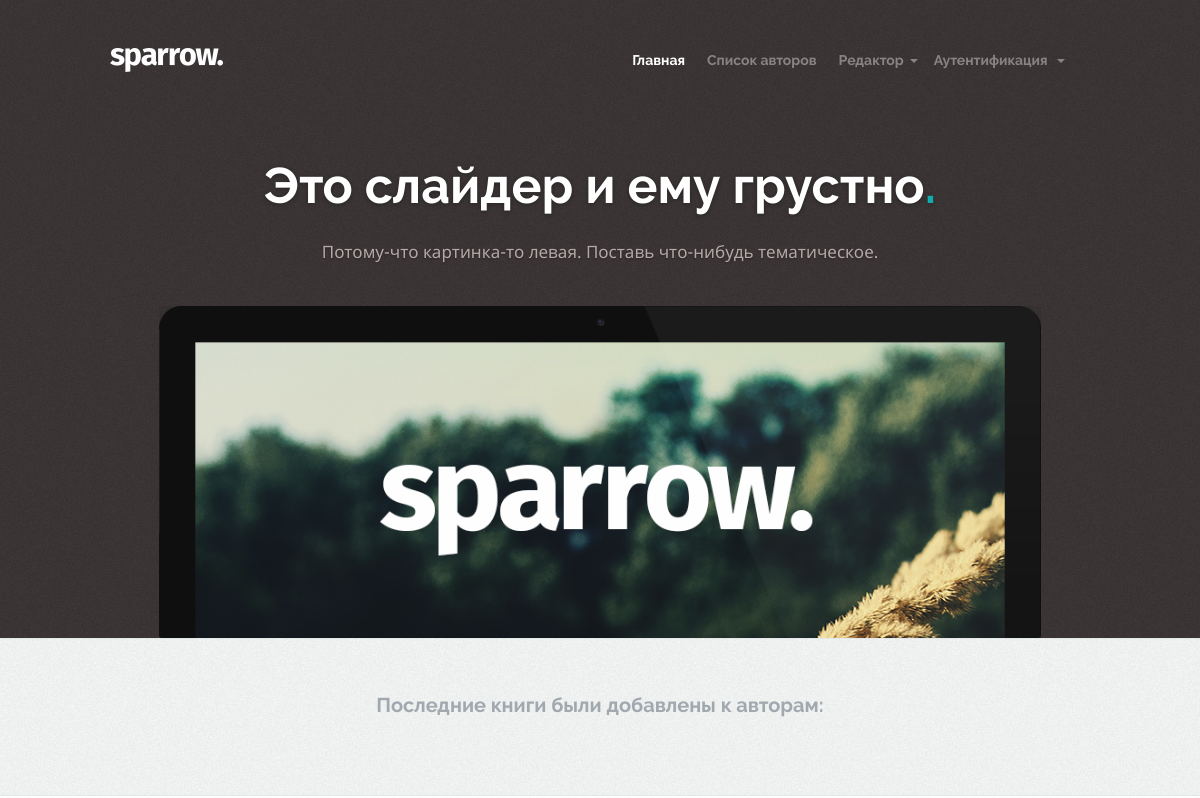
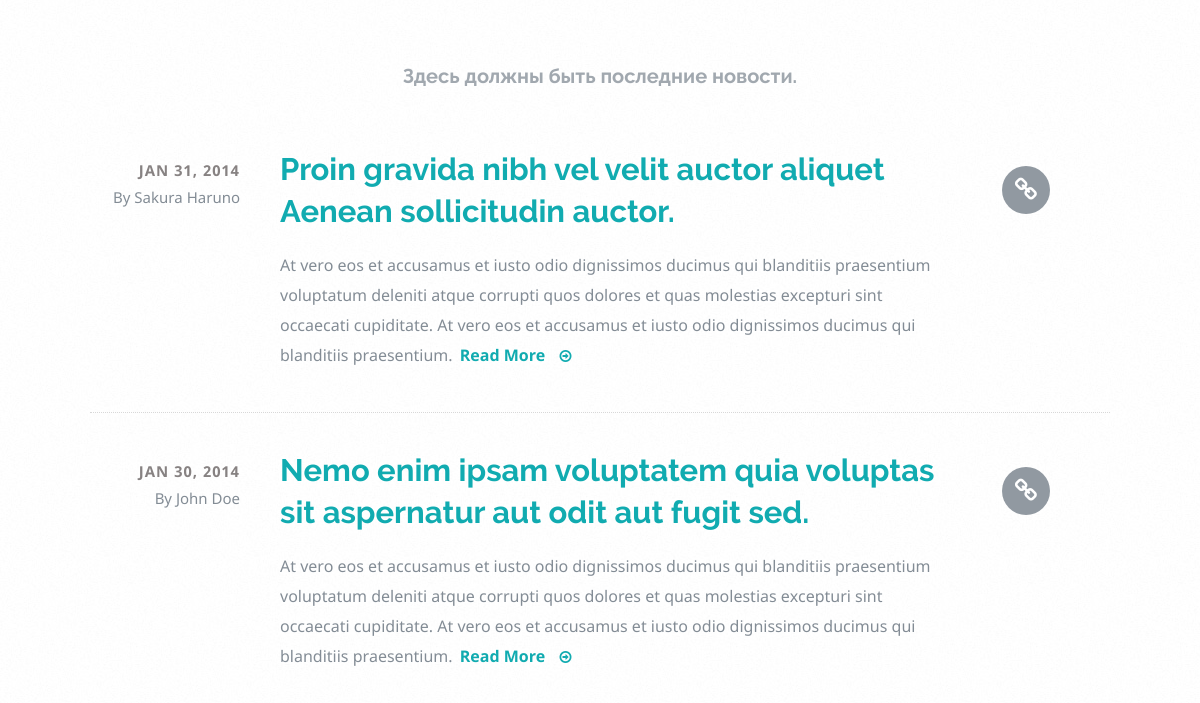
The app's page / (upper part), older data (2 pictures, top to bottom).
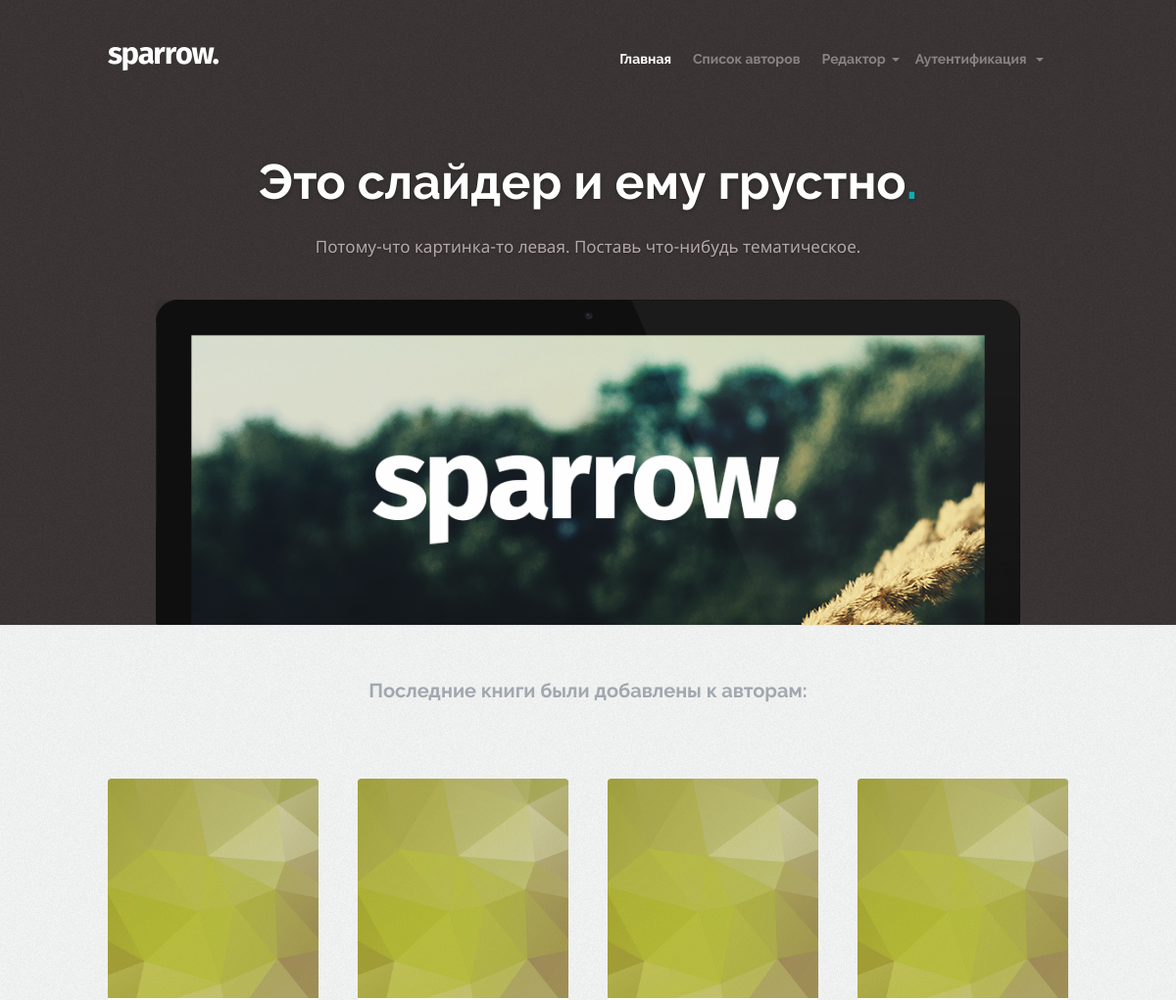
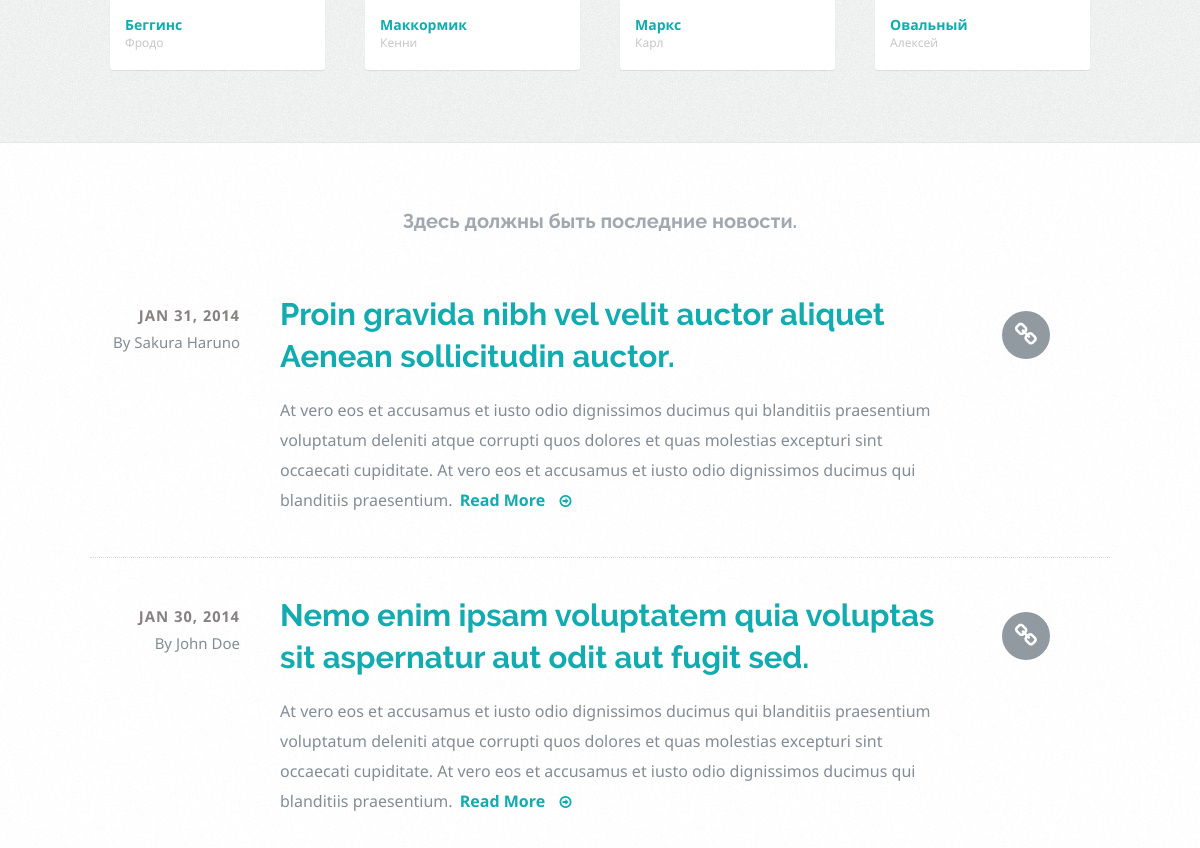
The same page, newer data (2 pictures, top to bottom).
### catalog/models.py (models this page shows, shortened)
class BaseWithMetaInfo(models.Model):
    inserter = models.ForeignKey(get_user_model(), on_delete=models.SET(dummy_deleted_user), default=default_user,
                                 related_name='added_%(class)ss',
                                 related_query_name='%(class)ss')
    date_joined = models.DateTimeField(default=current_time)
    checked = models.BooleanField(default=False)
    who_checked = models.ForeignKey(get_user_model(), null=True, blank=True, on_delete=default_user,
                                    related_name='checked_%(class)ss',
                                    related_query_name='%(class)ss_checked')
    date_checked = models.DateTimeField(null=True, blank=True)
    class Meta:
        abstract = True

class Author(BaseWithMetaInfo):
    first_name = models.CharField(max_length=AUTHOR_FST_NAME_LEN)
    last_name = models.CharField(max_length=AUTHOR_LST_NAME_LEN)
    date_of_birth = models.DateField(null=True, blank=True)
    date_of_death = models.DateField(null=True, blank=True)
    class Meta:
        ordering = ['last_name', 'first_name']

### core/views.py (the view)
# urls.py: path('', views.main, name='main'),
def main(request):
    authors = Author.objects.all()[:4]
    return render(request, 'core/home.html', {'authors': authors})

### core/templates/core/home.html (shortened to what the changed rows need)
{% extends 'core/skeletons/base.html' %}
{% load static %}
{% block intro %}
    {% block slider %}
        {% include 'core/blocks/slider.html' %}
    {% endblock %}
{% endblock %}
{% block main %}
    {% block pin_board %}
    <section id="works">
        <div class="row">
            <div class="twelve columns align-center">
                <h1>Последние книги были добавлены к авторам:</h1>
            </div>
            <div id="portfolio-wrapper" class="bgrid-quarters s-bgrid-halves">
                {% for author in authors %}
                    <div class="columns portfolio-item{% if forloop.counter|divisibleby:3 %} s-first{% endif %}">
                        <div class="item-wrap">
                            <a href="{% url 'core:author' author.id %}">
                                <img alt="" src="{% static 'core/images/portfolio/geometrics.jpg' %}">
                            </a>
                            <div class="portfolio-item-meta">
                                <h5><a href="{% url 'core:author' author.id %}">{{ author.last_name }}</a></h5>
                                <p>{{ author.first_name }}</p>
                            </div>
                        </div>
                    </div>
                {% endfor %}
            </div>
        </div>
    </section>
    {% endblock %}
    {% block blog %}
    <section id="journal">
        <div class="row">
            <div class="twelve columns align-center">
                <h1>Здесь должны быть последние новости.</h1>
            </div>
        </div>
    </section>
    {% endblock %}
{% endblock %}

Row changes from the older to the newer data that the page shows:
added Author: last_name "Беггинс", first_name "Фродо"
added Author: last_name "Маккормик", first_name "Кенни"
added Author: last_name "Маркс", first_name "Карл"
added Author: last_name "Овальный", first_name "Алексей"
